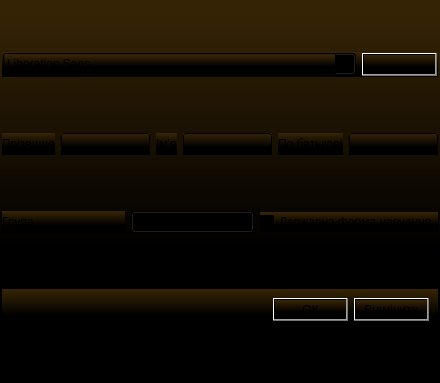
<?xml version="1.0" encoding="UTF-8"?>
<ui version="4.0">
 <class>StudentRepairForm</class>
 <widget class="QWidget" name="StudentRepairForm">
  <property name="geometry">
   <rect>
    <x>0</x>
    <y>0</y>
    <width>440</width>
    <height>383</height>
   </rect>
  </property>
  <property name="windowTitle">
   <string>Form</string>
  </property>
  <property name="styleSheet">
   <string notr="true">background-color: qlineargradient(spread:pad, x1:1, y1:1, x2:1, y2:0.034, stop:0.365385 rgba(0, 0, 0, 255), stop:1 rgba(53, 35, 5, 255));</string>
  </property>
  <layout class="QVBoxLayout" name="verticalLayout">
   <property name="leftMargin">
    <number>2</number>
   </property>
   <property name="topMargin">
    <number>2</number>
   </property>
   <property name="rightMargin">
    <number>2</number>
   </property>
   <property name="bottomMargin">
    <number>2</number>
   </property>
   <item>
    <widget class="QWidget" name="widget" native="true">
     <property name="sizePolicy">
      <sizepolicy hsizetype="Preferred" vsizetype="Maximum">
       <horstretch>0</horstretch>
       <verstretch>0</verstretch>
      </sizepolicy>
     </property>
     <layout class="QHBoxLayout" name="horizontalLayout_9">
      <property name="leftMargin">
       <number>1</number>
      </property>
      <property name="topMargin">
       <number>1</number>
      </property>
      <property name="rightMargin">
       <number>1</number>
      </property>
      <property name="bottomMargin">
       <number>1</number>
      </property>
      <item>
       <widget class="QFontComboBox" name="findComboBox"/>
      </item>
      <item>
       <widget class="QPushButton" name="ButtonDelete">
        <property name="sizePolicy">
         <sizepolicy hsizetype="Maximum" vsizetype="Fixed">
          <horstretch>0</horstretch>
          <verstretch>0</verstretch>
         </sizepolicy>
        </property>
        <property name="text">
         <string>-</string>
        </property>
       </widget>
      </item>
     </layout>
    </widget>
   </item>
   <item>
    <layout class="QHBoxLayout" name="horizontalLayout_7">
     <item>
      <layout class="QHBoxLayout" name="horizontalLayout_6">
       <item>
        <widget class="QLabel" name="label_3">
         <property name="text">
          <string>Прізвище</string>
         </property>
        </widget>
       </item>
       <item>
        <widget class="QLineEdit" name="studentSurname"/>
       </item>
       <item>
        <layout class="QHBoxLayout" name="horizontalLayout_5">
         <item>
          <widget class="QLabel" name="label_4">
           <property name="text">
            <string>Ім'я</string>
           </property>
          </widget>
         </item>
         <item>
          <widget class="QLineEdit" name="studentName"/>
         </item>
        </layout>
       </item>
       <item>
        <layout class="QHBoxLayout" name="horizontalLayout_3">
         <item>
          <widget class="QLabel" name="label">
           <property name="text">
            <string>По батькові</string>
           </property>
          </widget>
         </item>
         <item>
          <widget class="QLineEdit" name="studentLastName"/>
         </item>
        </layout>
       </item>
      </layout>
     </item>
    </layout>
   </item>
   <item>
    <layout class="QHBoxLayout" name="horizontalLayout_8">
     <item>
      <layout class="QHBoxLayout" name="horizontalLayout_2">
       <item>
        <widget class="QLabel" name="label_5">
         <property name="text">
          <string>Група</string>
         </property>
        </widget>
       </item>
       <item>
        <widget class="QComboBox" name="comboBox"/>
       </item>
       <item>
        <layout class="QHBoxLayout" name="horizontalLayout">
         <item>
          <widget class="QCheckBox" name="studyTypeCheck">
           <property name="text">
            <string>Державна форма навчання</string>
           </property>
          </widget>
         </item>
        </layout>
       </item>
      </layout>
     </item>
    </layout>
   </item>
   <item>
    <widget class="QWidget" name="widget1" native="true">
     <property name="sizePolicy">
      <sizepolicy hsizetype="Minimum" vsizetype="Maximum">
       <horstretch>0</horstretch>
       <verstretch>0</verstretch>
      </sizepolicy>
     </property>
     <layout class="QHBoxLayout" name="horizontalLayout_4">
      <item>
       <spacer name="horizontalSpacer">
        <property name="orientation">
         <enum>Qt::Horizontal</enum>
        </property>
        <property name="sizeHint" stdset="0">
         <size>
          <width>40</width>
          <height>20</height>
         </size>
        </property>
       </spacer>
      </item>
      <item>
       <widget class="QPushButton" name="btn_ok">
        <property name="text">
         <string>ОК</string>
        </property>
       </widget>
      </item>
      <item>
       <widget class="QPushButton" name="btn_cancel">
        <property name="text">
         <string>Відмінити</string>
        </property>
       </widget>
      </item>
     </layout>
    </widget>
   </item>
  </layout>
 </widget>
 <resources/>
 <connections/>
</ui>
